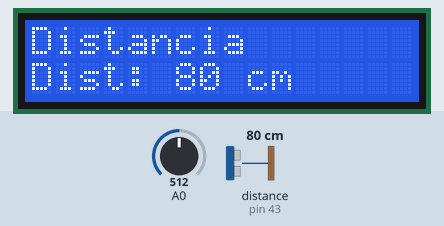
A sketch run on a simulated Arduino Mega 2560, built with avr-gcc and run on an emulated ATmega2560. Shown: 16×2 character LCD. Wiring (inferred from the names in the program): ultrasonic range finder: trigger pin 43; echo pin 43. Inputs (shaded band) come from the test bench; at power-on: distance to the obstacle (sensor on pin 43) 80 cm, A0 = 512. The echo pulse lasts 58.3 µs per cm.

Above: at 2.7 s.
2.8 s: distance to the obstacle (sensor on pin 43) set to 2 cm
At 3.6 s:
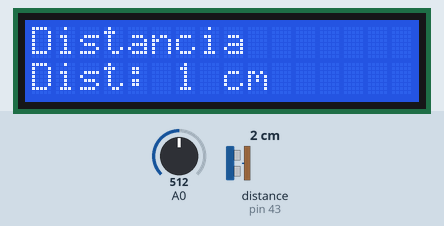
4.3 s: distance to the obstacle (sensor on pin 43) set to 35 cm
At 4.56 s:
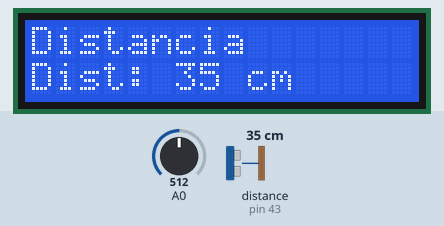
5.8 s: distance to the obstacle (sensor on pin 43) set to 4 cm
At 7.0 s:
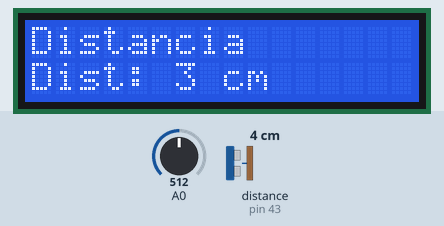
Timing chart, 0 to 8.8 s (numbered marks = the images above; inputs shaded):
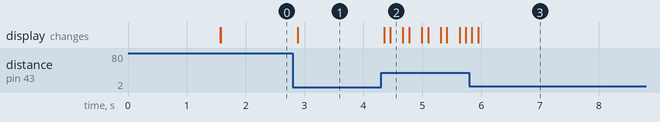

Measured:
- after the input at 2.8 s, the display: changes after 0.08 s (image 1)
- after the input at 4.3 s, the display: first changes after 0.05 s (image 2 shows a later state)
- after the input at 5.8 s, the display: first changes at once (image 3 shows a later state)

The sketch:

prueba-ultrasonido.ino
```cpp
#include <LiquidCrystal.h>

// Inicializacion del LCD (RS, EN, D4, D5, D6, D7)
LiquidCrystal lcd(8, 9, 4, 5, 6, 7);

const int pingPin = 43;

void setup(){
    lcd.begin(16,2);
    lcd.setCursor(0,0);
    lcd.print("prueba ultrasonido");
    delay(1500);
    lcd.clear();
}

void loop(){
    int botones = analogRead(A0);
    long duration, cm;
    //lectura ultrasonido
    pinMode(pingPin, OUTPUT);
    digitalWrite(pingPin, LOW);
    delayMicroseconds(2);
    digitalWrite(pingPin, HIGH);
    delayMicroseconds(5);
    digitalWrite(pingPin, LOW);
    pinMode(pingPin, INPUT);
    duration = pulseIn(pingPin, HIGH);
    cm = microsecacm(duration);

    //Muestra en pantalla
    lcd.setCursor(0,0);
    lcd.print("Distancia");
    lcd.setCursor(0,1);
    lcd.print("Dist: ");
    lcd.print(cm);
    lcd.print(" cm      ");

    delay(100);

}
long microsecacm(long microseconds) {
  return microseconds / 29 / 2;
}
```
